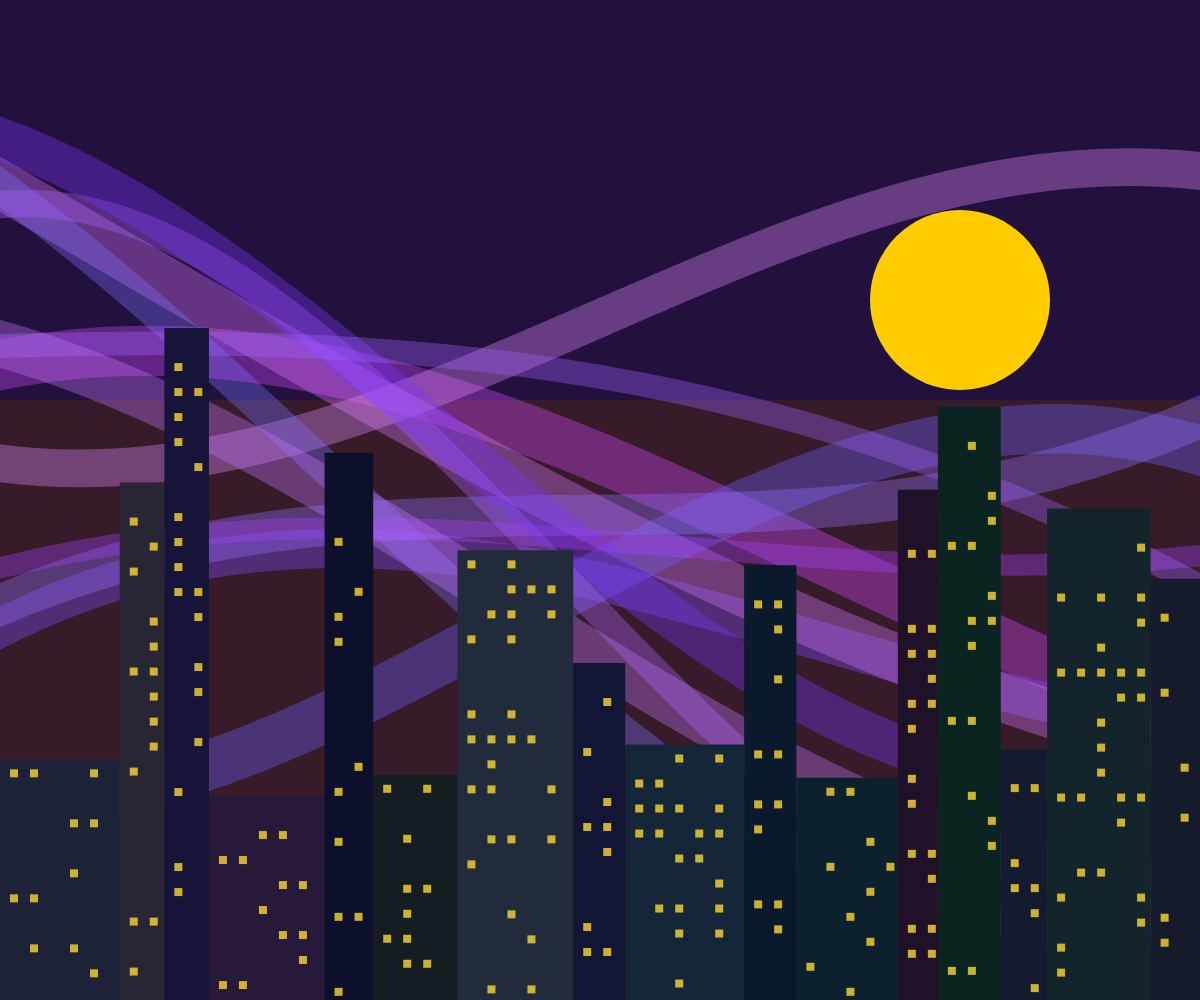
Frame 1 (no input)
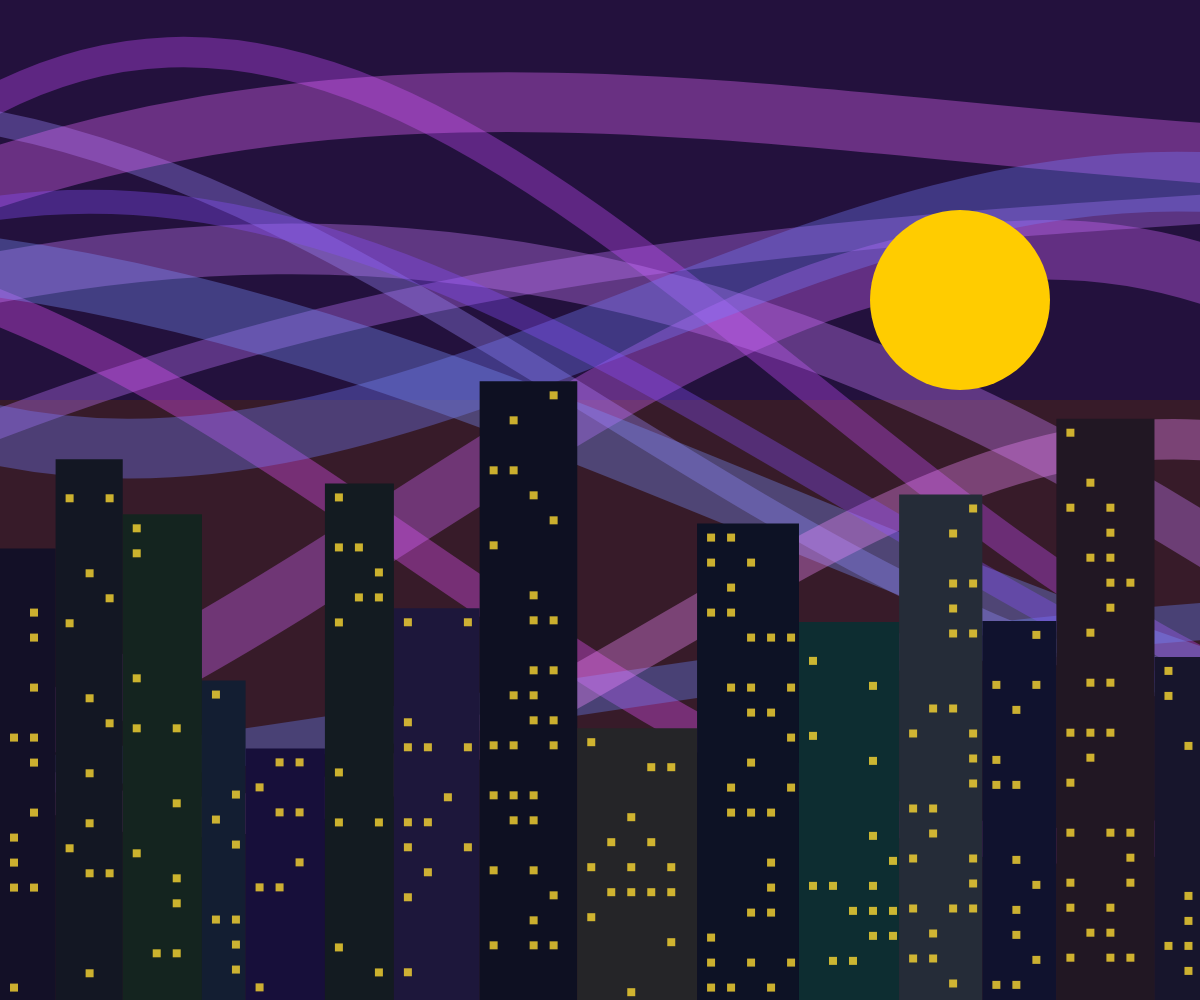
Frame 2 (the mouse pressed at the canvas centre, redrawn once)

The p5.js sketch that drew these frames (run headless with seeded random() and noise() and a simulated clock; the mouse was pressed at the canvas centre and the sketch redrawn once):

// p5.js sketch
// ── sketch.js
function setup() {
  createCanvas(windowWidth, windowHeight);
  noLoop(); 
}

function draw() {
  // Fundo crepúsculo
  background(20, 10, 40); 
  
  noStroke();
  fill(200, 100, 50, 50); 
  rect(0, height * 0.4, width, height * 0.6);
  fill(100, 50, 150, 50); 
  rect(0, 0, width, height * 0.4);

  // Ondas de Bézier no fundo
  noFill();
  for (let i = 0; i < 12; i++) {
    stroke(random(100, 255), random(50, 150), 255, 90);
    strokeWeight(random(20, 60)); 
    
    let yInicio = random(height * 0.1, height * 0.9);
    let yFim = random(height * 0.1, height * 0.9);
    
    bezier(
      -50, yInicio,
      width * 0.33, yInicio + random(-300, 300),
      width * 0.66, yFim + random(-300, 300),
      width + 50, yFim
    );
  }

  // Sol / Lua
  noStroke();
  fill(255, 204, 0); 
  circle(width * 0.8, height * 0.3, width * 0.15);

  // Geração procedural da cidade (Skyline)
  let x = 0; 
  while (x < width) {
    let predioW = random(40, 120);
    let predioH = random(height * 0.2, height * 0.7);
    let y = height - predioH; 
    
    fill(random(10, 40), random(15, 45), random(30, 60));
    rect(x, y, predioW, predioH);

    // Janelas iluminadas aleatoriamente
    fill(255, 220, 50, 200); 
    for (let wx = x + 10; wx < x + predioW - 10; wx += 20) {
      for (let wy = y + 10; wy < height - 10; wy += 25) {
        if (random() > 0.7) { 
          square(wx, wy, 8); 
        }
      }
    }
    
    x += predioW;
  }
}
